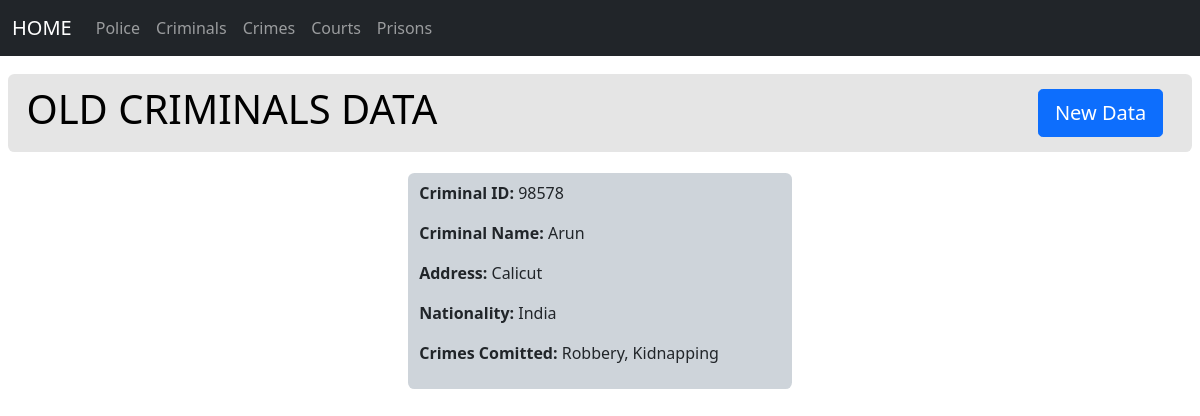
Page /OldCriminal.php on the committed database.
### tables this page shows
CREATE TABLE `criminal1` (
  `Crino` bigint(11) NOT NULL,
  `Criname` varchar(255) NOT NULL,
  `address` varchar(255) NOT NULL,
  `nationality` varchar(255) NOT NULL,
  `crimes_comm` varchar(255) NOT NULL
);

### OldCriminal.php (the view, shortened to what this page needs)
<?php
include('role.php');
$sql = 'SELECT * FROM criminal1';
$result = mysqli_query($conn, $sql);
$criminals = mysqli_fetch_all($result, MYSQLI_ASSOC);
?>
<!DOCTYPE html>
<html lang="en">
<div id="main-div-1">
    <div>
        <h1>&nbsp;OLD CRIMINALS DATA</h1>
    </div>
    <div id="div-1">
        <div id="div-button-1">
            <a class=" button-1 btn btn-primary btn-lg" href="Criminals.php" role="button">New Data</a>
        </div>
    </div>
</div>
<div id="main-div-2">
    <?php foreach ($criminals as $criminal) { ?>
        <div class="div-2">
            <p><b>Criminal ID: </b><?php echo htmlspecialchars($criminal['Crino']); ?></p>
            <p><b>Criminal Name: </b><?php echo htmlspecialchars($criminal['Criname']); ?></p>
            <p><b>Address: </b><?php echo htmlspecialchars($criminal['address']); ?></p>
            <p><b>Nationality: </b><?php echo htmlspecialchars($criminal['nationality']); ?></p>
            <p><b>Crimes Comitted: </b><?php echo htmlspecialchars($criminal['crimes_comm']); ?></p>
        </div>
    <?php } ?>
</div>
</body>
</html>

### header.css (style rules this page uses)
#main-div-1 { color: #000; background-color: #e5e5e5; display: flex; flex-wrap: wrap; margin: 0.5em 0.5em; margin-top: 1.1em; margin-bottom: 0.8em; margin-left: 0.5em; margin-right: 0.5em; padding: 0.7em 0.5em; border-radius: 0.4em; }
#div-1 { display: flex; flex-direction: row; flex-wrap: wrap; margin: auto; margin-right: 0em; }
#main-div-2 { display: flex; flex-direction: row; flex-wrap: wrap; justify-content: space-evenly; }
.div-2 { width: 32%; margin-top: 0.5em; margin-bottom: 0.8em; margin-left: 0.5em; margin-right: 0.5em; display: flex; flex-direction: column; background-color: #ced4da ; border-radius: 0.4em; padding: 0.5em 0.7em ; }

### rows in the picture
criminal1: Crino "98578", Criname "Arun", address "Calicut", nationality "India", crimes_comm "Robbery, Kidnapping"
